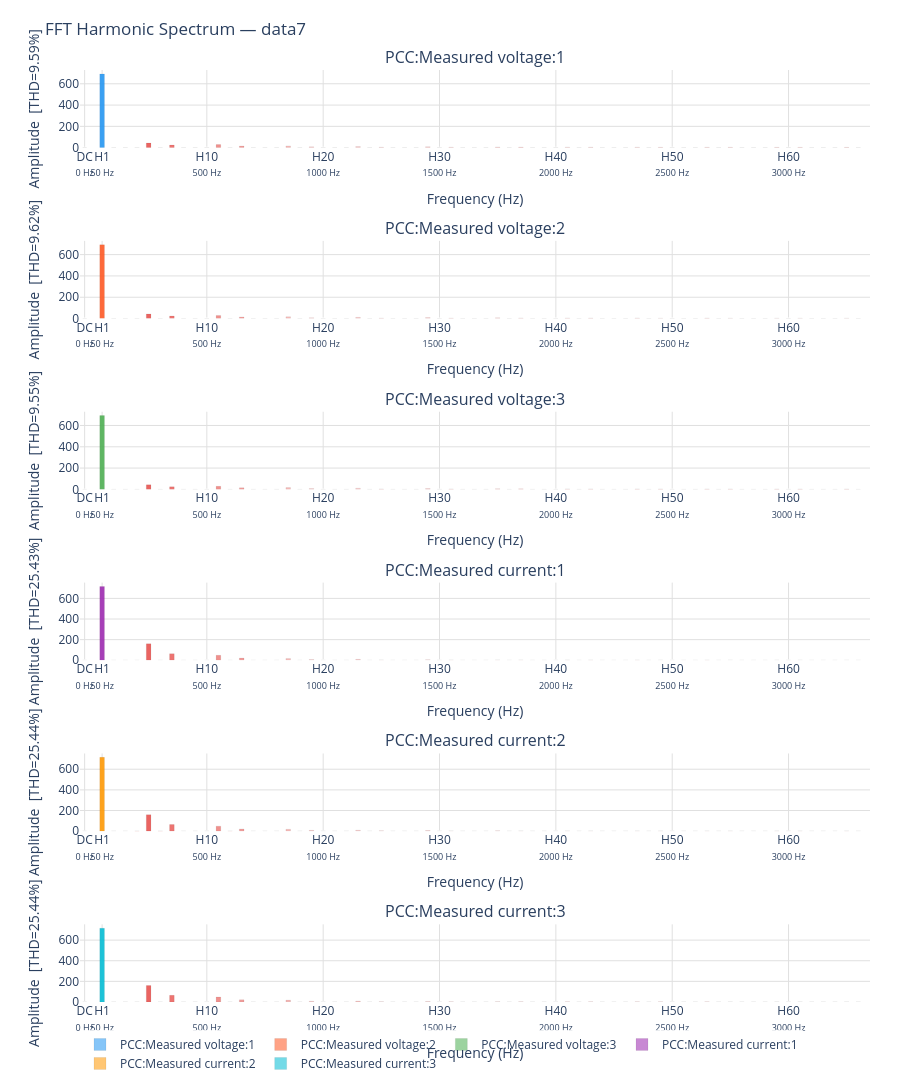

Source (notebook cell):
### Code cell
plot_fft(
    fft_results,
    max_harm       = FFT_MAX_HARMONIC,
    show_dc        = FFT_SHOW_DC,
    show_grid      = FFT_SHOW_GRID,
    height_per_ch  = FFT_HEIGHT_PER_CH,
    fig_width      = FFT_WIDTH,
    title_override = FFT_TITLE,
    legend_names   = LEGEND_NAMES,
)
